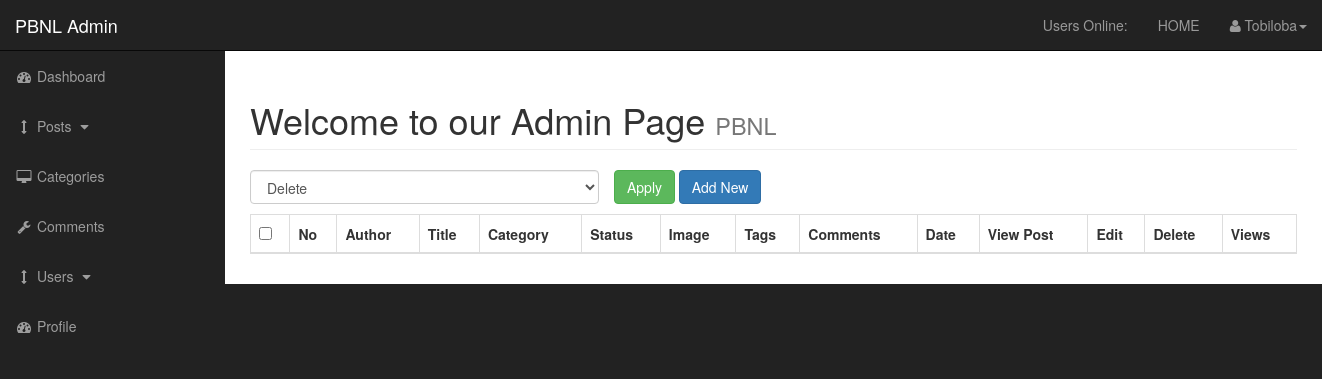
Before: /admin/posts.php?source=author&username=Tobiloba (signed in) with the older database file.
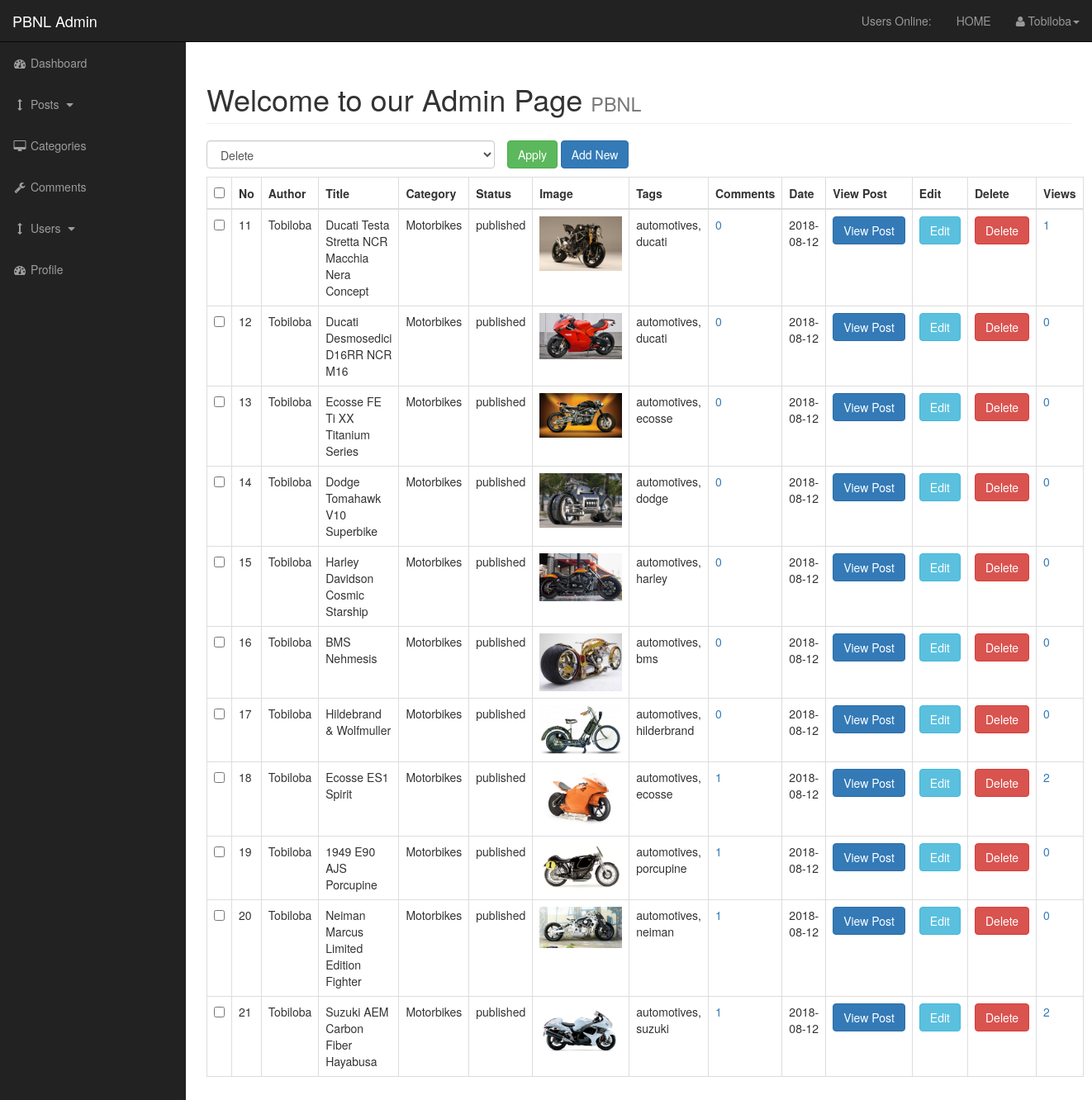
After: the same page with the newer database file.
### tables this page shows
CREATE TABLE `posts` (
  `post_id` int(3) NOT NULL,
  `post_category_id` int(3) NOT NULL,
  `post_title` varchar(255) NOT NULL,
  `post_author` varchar(255) NOT NULL,
  `post_user` varchar(255) NOT NULL,
  `post_date` date NOT NULL,
  `post_image` text NOT NULL,
  `post_content` text NOT NULL,
  `post_tags` varchar(255) NOT NULL,
  `post_comment_count` int(11) NOT NULL,
  `post_status` varchar(255) NOT NULL,
  `post_views_count` int(11) NOT NULL,
  `likes` int(11) NOT NULL
);

CREATE TABLE `categories` (
  `cat_id` int(3) NOT NULL,
  `cat_title` varchar(255) NOT NULL
);

### admin/functions.php (called while the page is built, shortened)
<?php
function escape($string){
    global $connection;
    return mysqli_real_escape_string($connection, trim($string));
}
        ?>

### admin/includes/display_posts.php (the view, shortened to what this page needs)
   <form action="" method="post">
   <table class="table table-bordered table-hover">
       <div id="bulkOptionContainer" class="col-xs-4">
           <select name="bulk_options" id="" class="form-control">
              <?php
               if(isset($_GET['username'])){
                   ?>
                   <option value="delete">Delete</option>
                   <?php
               }
               ?>
           </select>
       </div>
       <div class="col-xs-4">
           <input type="submit" name="submit" class="btn btn-success" value="Apply">
           <?php
           if(isset($_GET['username'])){
               $username = escape($_GET['username']);
               echo "<a href='posts.php?source=add&username={$username}' class='btn btn-primary'>Add New</a>";
           } else {
               ?>
               <a href="posts.php?source=add" class="btn btn-primary">Add New</a>
               <?php
           }
           ?>
       </div>
    <thead>
        <tr>
           <th><input type="checkbox" id="selectAllBoxes"></th>
            <th>No</th>
            <th>Author</th>
            <th>Title</th>
            <th>Category</th>
            <th>Status</th>
            <th>Image</th>
            <th>Tags</th>
            <th>Comments</th>
            <th>Date</th>
            <th>View Post</th>
            <th>Edit</th>
            <th>Delete</th>
            <th>Views</th>
        </tr>
    </thead>
    <tbody>
        <?php
            if(isset($_GET['username']) && $_SESSION['user_role'] == 'subscriber'){
                $username = escape($_GET['username']);
                $query = "SELECT posts.*, categories.* FROM posts ";
                $query .= "LEFT JOIN categories ON posts.post_category_id = categories.cat_id ";
                $query .= "WHERE posts.post_author = '{$username}'";
                $result = mysqli_query($connection, $query);
                while($row = mysqli_fetch_assoc($result)){
                    $postId = $row['post_id'];
                    $postAuthor = $row['post_author'];
                    $postTitle = $row['post_title'];
                    $postStatus = $row['post_status'];
                    $postImage = $row['post_image'];
                    $postTags = $row['post_tags'];
                    $postDate = $row['post_date'];
                    $postViews = $row['post_views_count'];
                    $categoryTitle = $row['cat_title'];
                    echo "<tr>";
                    ?>
                    <td><input type="checkbox" class="checkBoxes" name="checkBoxArray[]" value="<?php echo $postId; ?>"></td>
                    <?php
                    echo "<td>$postId</td>";
                    echo "<td>$postAuthor</td>";
                    echo "<td>$postTitle</td>";
                    echo "<td>$categoryTitle</td>";
                    echo "<td>$postStatus</td>";
                    echo "<td>
                            <img width='100' src='../images/$postImage'>
                          </td>";
                    echo "<td>$postTags</td>";
                    $count_query = "SELECT * FROM comments WHERE comment_post_id = {$postId}";
                    $count_query_result = mysqli_query($connection, $count_query);
                    $count = mysqli_num_rows($count_query_result);
                    echo "<td><a href=''>{$count}</a></td>";
                    echo "<td>$postDate</td>";
                    echo "<td><a class='btn btn-primary' href='../post.php?id={$postId}'>View Post</a></td>";
                    echo "<td><a class='btn btn-info' href='posts.php?source=edit_p&username={$username}'>Edit</a></td>";
                    ?>
                    <form method="post">
                        <?php
                    echo "<td><input rel='{$postId}' class='btn btn-danger delete_link' type='submit' name='delete' value='Delete'";
                    ?>
                    </form>
                    <?php
                    echo "<td><a href=''>{$postViews}</a></td>";
                }
            }
        ?>
    </tbody>
</table>
</form>

### admin/includes/admin_header.php (shortened to what this page needs)
<?php include "../includes/db.php"; ?>
<?php include "functions.php"; ?>
<!DOCTYPE html>
<html lang="en">
<head>
    <link href="css/bootstrap.min.css" rel="stylesheet">
    <link href="css/sb-admin.css" rel="stylesheet">
    <link href="font-awesome/css/font-awesome.min.css" rel="stylesheet" type="text/css">
    <link href="css/styles.css" rel="stylesheet">
</head>
<body>

### admin/posts.php (shortened to what this page needs)
<?php include "includes/admin_header.php"; ?>
    <div id="wrapper">
        <?php include "includes/admin_navigation.php"; ?>
        <div id="page-wrapper">
            <div class="container-fluid">
                <div class="row">
                    <div class="col-lg-12">
                        <h1 class="page-header">
                            Welcome to our Admin Page
                            <small>PBNL</small>
                        </h1>
                        <?php
                            if(isset($_GET['source'])){
                                $source = escape($_GET['source']);
                            } else {
                                $source = '';
                            }
                            switch($source){
                                default:
                                    include "includes/display_posts.php";
                                    break;
                            }
                        ?>
                    </div>
                </div>
            </div>
        </div>
    </div>
<?php include "includes/admin_footer.php"; ?>

### admin/includes/admin_navigation.php (shortened to what this page needs)
   <nav class="navbar navbar-inverse navbar-fixed-top" role="navigation">
    <div class="navbar-header">
        <a class="navbar-brand" href="index.php">PBNL Admin</a>
    </div>
    <ul class="nav navbar-right top-nav">
      <li><a href="">Users Online: <span class="usersonline"></span></a></li>
       <li><a href="../index.php">HOME</a></li>
        <li class="dropdown">
            <a href="#" class="dropdown-toggle" data-toggle="dropdown"><i class="fa fa-user"></i> <?php echo $_SESSION['username']; ?><b class="caret"></b></a>
        </li>
    </ul>
    <div class="collapse navbar-collapse navbar-ex1-collapse">
        <ul class="nav navbar-nav side-nav">
            <li>
                <a href="index.php"><i class="fa fa-fw fa-dashboard"></i> Dashboard</a>
            </li>
            <li>
                <a href="javascript:;" class="checkRole" data-toggle="collapse" data-target="#posts_dropdown"><i class="fa fa-fw fa-arrows-v"></i> Posts <i class="fa fa-fw fa-caret-down"></i></a>
            </li>
            <li>
                <a href="categories.php" class="checkRole"><i class="fa fa-fw fa-desktop"></i> Categories</a>
            </li>
            <li>
                <a href="comments.php" class="checkRole"><i class="fa fa-fw fa-wrench"></i> Comments</a>
            </li>
            <li>
                <a href="javascript:;" class="checkRole" data-toggle="collapse" data-target="#demo"><i class="fa fa-fw fa-arrows-v"></i> Users <i class="fa fa-fw fa-caret-down"></i></a>
            </li>
            <li>
                <a href="profile.php"><i class="fa fa-fw fa-dashboard"></i> Profile </a>
            </li>
        </ul>
    </div>
</nav>

### admin/includes/admin_footer.php (shortened to what this page needs)
</body>
</html>

### admin/css/sb-admin.css (style rules this page uses)
body { margin-top: 100px; background-color: #222; }
@media (min-width:768px) { body { margin-top: 50px; } }
#wrapper { padding-left: 0; }
#page-wrapper { width: 100%; padding: 0; background-color: #fff; }
@media (min-width:768px) { #wrapper { padding-left: 225px; } }
@media (min-width:768px) { #page-wrapper { padding: 10px; } }
.top-nav { padding: 0 15px; }
.top-nav>li { display: inline-block; float: left; }
.top-nav>li>a { padding-top: 15px; padding-bottom: 15px; line-height: 20px; color: #999; }
@media (min-width:768px) { .side-nav { position: fixed; top: 51px; left: 225px; width: 225px; margin-left: -225px; border: none; border-radius: 0; overflow-y: auto; background-color: #222; } }
@media (min-width:768px) { .side-nav>li>a { width: 225px; } }

### admin/css/styles.css (style rules this page uses)
.democlass { pointer-events: none; cursor: default; }
#bulkOptionContainer { padding: 0px; padding-bottom: 10px; }

Changed rows visible on the page:
added posts: post_id "11", post_author "Tobiloba", post_title "Ducati Testa Stretta NCR Macchia Nera Concept", categories.cat_title "Motorbikes", post_status "published", post_image (picture), post_tags "automotives, ducati", count "0", post_date "2018-08-12", post_views_count "1"
added posts: post_id "12", post_author "Tobiloba", post_title "Ducati Desmosedici D16RR NCR M16", categories.cat_title "Motorbikes", post_status "published", post_image (picture), post_tags "automotives, ducati", count "0", post_date "2018-08-12", post_views_count "0"
added posts: post_id "13", post_author "Tobiloba", post_title "Ecosse FE Ti XX Titanium Series", categories.cat_title "Motorbikes", post_status "published", post_image (picture), post_tags "automotives, ecosse", count "0", post_date "2018-08-12", post_views_count "0"
added posts: post_id "14", post_author "Tobiloba", post_title "Dodge Tomahawk V10 Superbike", categories.cat_title "Motorbikes", post_status "published", post_image (picture), post_tags "automotives, dodge", count "0", post_date "2018-08-12", post_views_count "0"
added posts: post_id "15", post_author "Tobiloba", post_title "Harley Davidson Cosmic Starship", categories.cat_title "Motorbikes", post_status "published", post_image (picture), post_tags "automotives, harley", count "0", post_date "2018-08-12", post_views_count "0"
added posts: post_id "16", post_author "Tobiloba", post_title "BMS Nehmesis", categories.cat_title "Motorbikes", post_status "published", post_image (picture), post_tags "automotives, bms", count "0", post_date "2018-08-12", post_views_count "0"
added posts: post_id "17", post_author "Tobiloba", post_title "Hildebrand & Wolfmuller", categories.cat_title "Motorbikes", post_status "published", post_image (picture), post_tags "automotives, hilderbrand", count "0", post_date "2018-08-12", post_views_count "0"
added posts: post_id "18", post_author "Tobiloba", post_title "Ecosse ES1 Spirit", categories.cat_title "Motorbikes", post_status "published", post_image (picture), post_tags "automotives, ecosse", count "1", post_date "2018-08-12", post_views_count "2"
added posts: post_id "19", post_author "Tobiloba", post_title "1949 E90 AJS Porcupine", categories.cat_title "Motorbikes", post_status "published", post_image (picture), post_tags "automotives, porcupine", count "1", post_date "2018-08-12", post_views_count "0"
added posts: post_id "20", post_author "Tobiloba", post_title "Neiman Marcus Limited Edition Fighter", categories.cat_title "Motorbikes", post_status "published", post_image (picture), post_tags "automotives, neiman", count "1", post_date "2018-08-12", post_views_count "0"
added posts: post_id "21", post_author "Tobiloba", post_title "Suzuki AEM Carbon Fiber Hayabusa", categories.cat_title "Motorbikes", post_status "published", post_image (picture), post_tags "automotives, suzuki", count "1", post_date "2018-08-12", post_views_count "2"
